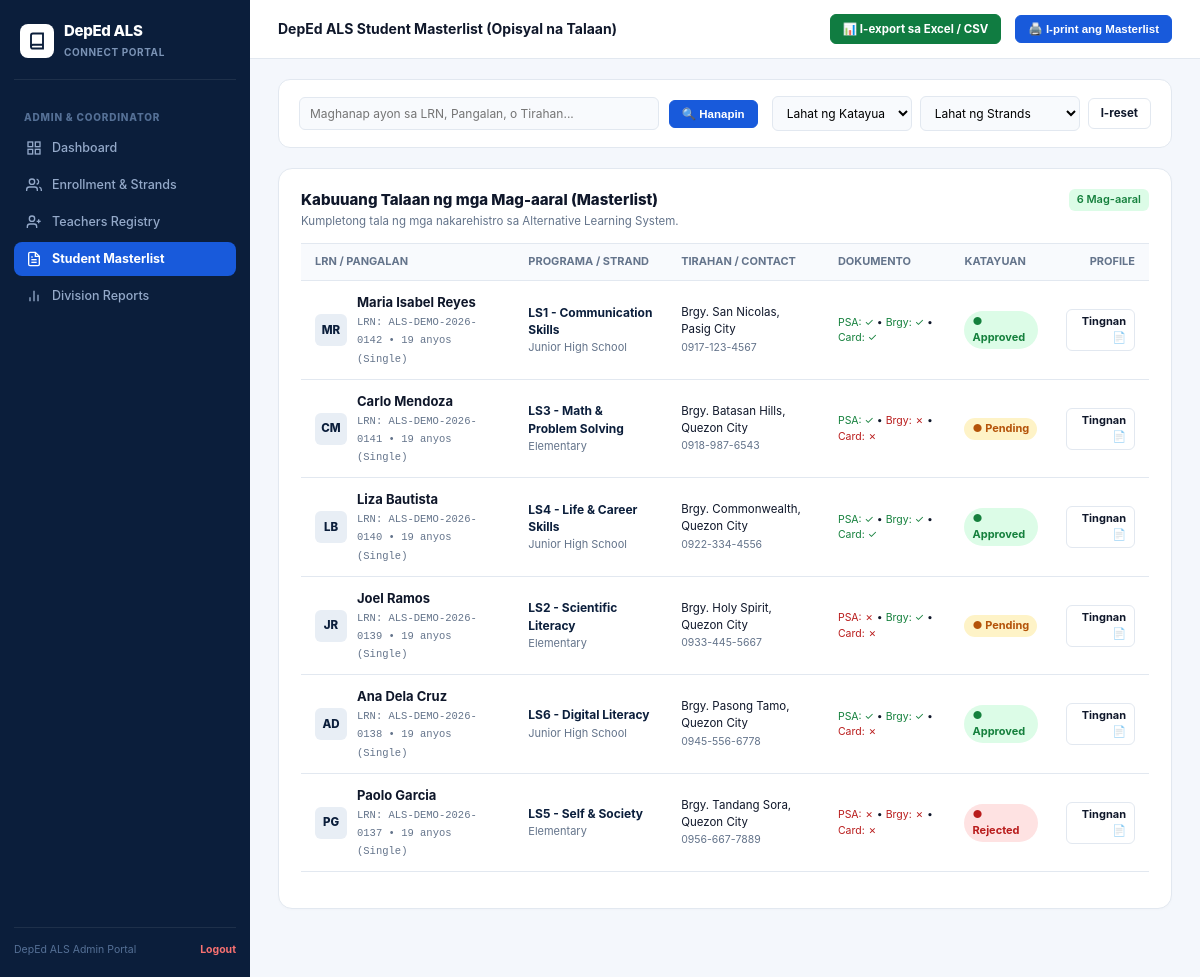
The app's page /student_masterlist.php (signed in) with its own data.
### tables this page shows
CREATE TABLE IF NOT EXISTS students (
  id BIGINT UNSIGNED AUTO_INCREMENT PRIMARY KEY,
  student_number VARCHAR(50) NOT NULL UNIQUE,
  first_name VARCHAR(100) NOT NULL,
  middle_name VARCHAR(100) NULL,
  last_name VARCHAR(100) NOT NULL,
  birthdate DATE NOT NULL,
  age INT NULL,
  gender VARCHAR(20) NOT NULL DEFAULT 'Prefer not to say',
  civil_status VARCHAR(50) DEFAULT 'Single',
  address TEXT NOT NULL,
  contact_number VARCHAR(50) NOT NULL,
  email VARCHAR(150) NULL,
  password VARCHAR(255) NULL,
  strand VARCHAR(100) NOT NULL DEFAULT 'LS1 - Communication Skills',
  assigned_modules VARCHAR(255) NOT NULL DEFAULT 'LS1,LS2,LS3,LS4,LS5,LS6',
  learner_status VARCHAR(100) NOT NULL DEFAULT 'Junior High School',
  status ENUM('Pending', 'Approved', 'Rejected') NOT NULL DEFAULT 'Pending',
  document_status ENUM('Incomplete', 'Complete', 'Under Review') NOT NULL DEFAULT 'Incomplete',
  doc_psa TINYINT(1) NOT NULL DEFAULT 1,
  doc_brgy TINYINT(1) NOT NULL DEFAULT 1,
  doc_card TINYINT(1) NOT NULL DEFAULT 0,
  schedule VARCHAR(100) DEFAULT 'Weekend Classes',
  assigned_center VARCHAR(200) DEFAULT 'San Nicolas Community Learning Center',
  is_archived TINYINT(1) NOT NULL DEFAULT 0,
  date_registered TIMESTAMP DEFAULT CURRENT_TIMESTAMP,
  INDEX idx_student_name (last_name, first_name),
  INDEX idx_student_status (status),
  INDEX idx_student_number (student_number)
);

### functions.php (called while the page is built, shortened)
<?php
function e(?string $value): string {
    return htmlspecialchars($value ?? '', ENT_QUOTES, 'UTF-8');
}

### student_masterlist.php (the view, shortened to what this page needs)
<?php
require_once __DIR__ . '/db.php';
require_once __DIR__ . '/functions.php';
$search = trim((string)($_GET['q'] ?? ''));
$sql = 'SELECT * FROM students WHERE is_archived = 0';
$params = [];
$sql .= ' ORDER BY date_registered DESC';
$stmt = $pdo->prepare($sql);
$stmt->execute($params);
$students = $stmt->fetchAll();
$totalCount = count($students);
?>
<!doctype html>
<html lang="tl">
<head>
  <link rel="stylesheet" href="assets/admin.css">
</head>
<body class="admin-body">
<div class="deped-laptop-layout">
  <aside class="deped-sidebar">
    <a href="admin_dashboard.php" class="deped-sidebar-brand">
      <div class="deped-brand-logo-icon">
        <svg width="18" height="18" viewBox="0 0 24 24" fill="none" stroke="currentColor" stroke-width="2.5"><path d="M4 19.5A2.5 2.5 0 0 1 6.5 17H20"></path><path d="M6.5 2H20v20H6.5A2.5 2.5 0 0 1 4 19.5v-15A2.5 2.5 0 0 1 6.5 2z"></path></svg>
      </div>
      <div class="deped-brand-text">
        <h2>DepEd ALS</h2>
        <span>CONNECT PORTAL</span>
      </div>
    </a>
    <div class="sidebar-section-title">ADMIN & COORDINATOR</div>
    <nav class="sidebar-nav-group">
      <a href="admin_dashboard.php" class="deped-nav-link">
        <svg viewBox="0 0 24 24" fill="none" stroke="currentColor" stroke-width="2"><rect x="3" y="3" width="7" height="7"></rect><rect x="14" y="3" width="7" height="7"></rect><rect x="14" y="14" width="7" height="7"></rect><rect x="3" y="14" width="7" height="7"></rect></svg>
        <span>Dashboard</span>
      </a>
      <a href="admin_enrollment_strands.php" class="deped-nav-link">
        <svg viewBox="0 0 24 24" fill="none" stroke="currentColor" stroke-width="2"><path d="M17 21v-2a4 4 0 0 0-4-4H5a4 4 0 0 0-4 4v2"></path><circle cx="9" cy="7" r="4"></circle><path d="M23 21v-2a4 4 0 0 0-3-3.87"></path><path d="M16 3.13a4 4 0 0 1 0 7.75"></path></svg>
        <span>Enrollment & Strands</span>
      </a>
      <a href="teachers_registry.php" class="deped-nav-link">
        <svg viewBox="0 0 24 24" fill="none" stroke="currentColor" stroke-width="2"><path d="M16 21v-2a4 4 0 0 0-4-4H6a4 4 0 0 0-4 4v2"></path><circle cx="9" cy="7" r="4"></circle><line x1="19" y1="8" x2="19" y2="14"></line><line x1="22" y1="11" x2="16" y2="11"></line></svg>
        <span>Teachers Registry</span>
      </a>
      <a href="student_masterlist.php" class="deped-nav-link active">
        <span>Student Masterlist</span>
      </a>
      <a href="division_reports.php" class="deped-nav-link">
        <svg viewBox="0 0 24 24" fill="none" stroke="currentColor" stroke-width="2"><line x1="18" y1="20" x2="18" y2="10"></line><line x1="12" y1="20" x2="12" y2="4"></line><line x1="6" y1="20" x2="6" y2="14"></line></svg>
        <span>Division Reports</span>
      </a>
    </nav>
    <div class="sidebar-footer-info">
      <span>DepEd ALS Admin Portal</span>
      <a href="logout.php" style="color:#F87171;text-decoration:none;font-weight:700;">Logout</a>
    </div>
  </aside>
  <div class="deped-main-viewport">
    <header class="deped-top-header">
      <div style="font-weight:750;font-size:14px;color:var(--deped-text-dark);">
        DepEd ALS Student Masterlist (Opisyal na Talaan)
      </div>
      <div class="header-user-profile">
        <a href="student_masterlist.php?export=csv" class="toolbar-btn green">
          📊 I-export sa Excel / CSV
        </a>
        <button type="button" class="toolbar-btn blue" onclick="window.print()">
          🖨️ I-print ang Masterlist
        </button>
      </div>
    </header>
    <main class="deped-workspace-container">
      <form method="get" action="student_masterlist.php" class="filter-bar-card">
        <div style="display:flex;gap:10px;align-items:center;flex:1;min-width:280px;">
          <input type="text" name="q" class="compact-form-input" style="margin-bottom:0;" placeholder="Maghanap ayon sa LRN, Pangalan, o Tirahan..." value="<?= e($search) ?>">
          <button type="submit" class="toolbar-btn blue" style="white-space:nowrap;">🔍 Hanapin</button>
        </div>
        <div style="display:flex;gap:8px;align-items:center;">
          <select name="status" class="compact-form-input" style="width:140px;margin-bottom:0;" onchange="this.form.submit()">
            <option value="">Lahat ng Katayuan</option>
          </select>
          <select name="strand" class="compact-form-input" style="width:160px;margin-bottom:0;" onchange="this.form.submit()">
            <option value="">Lahat ng Strands</option>
          </select>
          <a href="student_masterlist.php" class="toolbar-btn">I-reset</a>
        </div>
      </form>
      <div class="deped-panel-card">
        <div class="panel-header-row">
          <div class="panel-title-text">
            <h3>Kabuuang Talaan ng mga Mag-aaral (Masterlist)</h3>
            <p>Kumpletong tala ng mga nakarehistro sa Alternative Learning System.</p>
          </div>
          <span class="stat-box-sub-pill green"><?= $totalCount ?> Mag-aaral</span>
        </div>
        <table class="deped-full-table">
          <thead>
            <tr>
              <th>LRN / PANGALAN</th>
              <th>PROGRAMA / STRAND</th>
              <th>TIRAHAN / CONTACT</th>
              <th>DOKUMENTO</th>
              <th>KATAYUAN</th>
              <th style="text-align:right;">PROFILE</th>
            </tr>
          </thead>
          <tbody>
            <?php foreach ($students as $s):
              $name = trim($s['first_name'] . ' ' . $s['last_name']);
              $inits = strtoupper(substr($s['first_name'], 0, 1) . substr($s['last_name'], 0, 1));
            ?>
              <tr>
                <td>
                  <div class="learner-cell-flex">
                    <div class="learner-avatar-sq"><?= e($inits) ?></div>
                    <div class="learner-name-col">
                      <strong><?= e($name) ?></strong>
                      <span>LRN: <?= e($s['student_number']) ?> &bull; <?= (int)($s['age'] ?? 19) ?> anyos (<?= e($s['civil_status'] ?? 'Single') ?>)</span>
                    </div>
                  </div>
                </td>
                <td>
                  <strong style="font-size:12px;color:var(--deped-navy-dark);display:block;"><?= e($s['strand']) ?></strong>
                  <span style="font-size:11px;color:var(--deped-text-muted);"><?= e($s['learner_status']) ?></span>
                </td>
                <td>
                  <span style="font-size:11.5px;color:var(--deped-text-dark);display:block;"><?= e($s['address']) ?></span>
                  <span style="font-size:10.5px;color:var(--deped-text-muted);"><?= e($s['contact_number']) ?></span>
                </td>
                <td>
                  <div style="font-size:10.5px;">
                    <span style="color:<?= !empty($s['doc_psa']) ? '#15803D' : '#B91C1C' ?>;">PSA: <?= !empty($s['doc_psa']) ? '✓' : '✗' ?></span> •
                    <span style="color:<?= !empty($s['doc_brgy']) ? '#15803D' : '#B91C1C' ?>;">Brgy: <?= !empty($s['doc_brgy']) ? '✓' : '✗' ?></span> •
                    <span style="color:<?= !empty($s['doc_card']) ? '#15803D' : '#B91C1C' ?>;">Card: <?= !empty($s['doc_card']) ? '✓' : '✗' ?></span>
                  </div>
                </td>
                <td>
                  <span class="status-badge-custom <?= strtolower($s['status']) ?>">
                    ● <?= e($s['status']) ?>
                  </span>
                </td>
                <td style="text-align:right;">
                  <a href="student_view.php?id=<?= (int)$s['id'] ?>" class="toolbar-btn" style="padding:4px 8px;font-size:11px;">
                    Tingnan 📄
                  </a>
                </td>
              </tr>
            <?php endforeach; ?>
          </tbody>
        </table>
      </div>
    </main>
  </div>
</div>
</body>
</html>

### student_masterlist.php (style rules this page uses)
.filter-bar-card { background: #FFFFFF; border: 1px solid var(--deped-border-subtle); border-radius: 12px; padding: 16px 20px; margin-bottom: 20px; display: flex; gap: 14px; flex-wrap: wrap; align-items: center; justify-content: space-between; }

### records on screen
students: inits "MR", name "Maria Isabel Reyes", student_number "ALS-DEMO-2026-0142", age "19", civil_status "Single", strand "LS1 - Communication Skills", learner_status "Junior High School", address "Brgy. San Nicolas, Pasig City", contact_number "0917-123-4567", status "Approved"
students: inits "CM", name "Carlo Mendoza", student_number "ALS-DEMO-2026-0141", age "19", civil_status "Single", strand "LS3 - Math & Problem Solving", learner_status "Elementary", address "Brgy. Batasan Hills, Quezon City", contact_number "0918-987-6543", status "Pending"
students: inits "LB", name "Liza Bautista", student_number "ALS-DEMO-2026-0140", age "19", civil_status "Single", strand "LS4 - Life & Career Skills", learner_status "Junior High School", address "Brgy. Commonwealth, Quezon City", contact_number "0922-334-4556", status "Approved"
students: inits "JR", name "Joel Ramos", student_number "ALS-DEMO-2026-0139", age "19", civil_status "Single", strand "LS2 - Scientific Literacy", learner_status "Elementary", address "Brgy. Holy Spirit, Quezon City", contact_number "0933-445-5667", status "Pending"
students: inits "AD", name "Ana Dela Cruz", student_number "ALS-DEMO-2026-0138", age "19", civil_status "Single", strand "LS6 - Digital Literacy", learner_status "Junior High School", address "Brgy. Pasong Tamo, Quezon City", contact_number "0945-556-6778", status "Approved"
students: inits "PG", name "Paolo Garcia", student_number "ALS-DEMO-2026-0137", age "19", civil_status "Single", strand "LS5 - Self & Society", learner_status "Elementary", address "Brgy. Tandang Sora, Quezon City", contact_number "0956-667-7889", status "Rejected"

### other values on screen
$totalCount "6"
